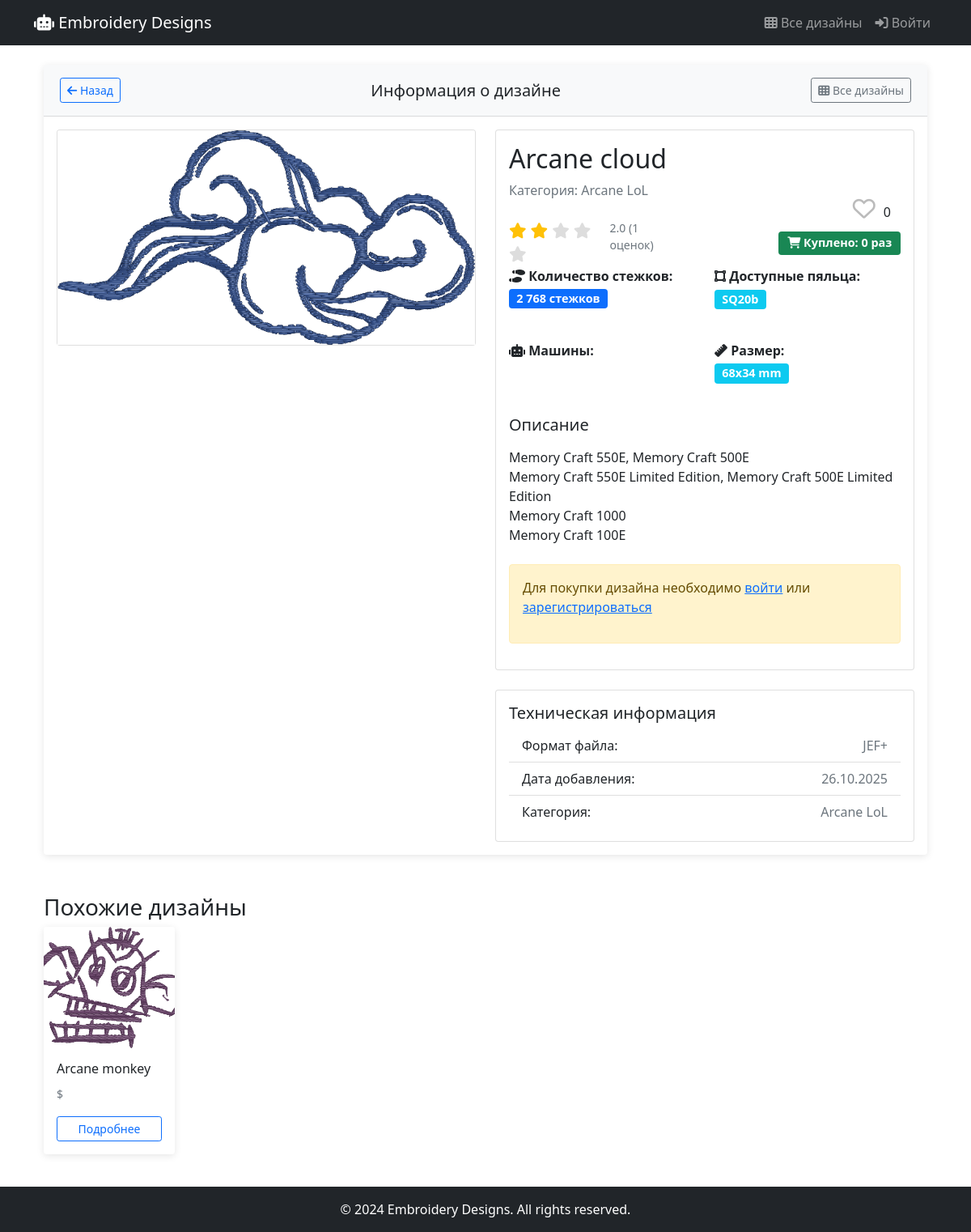
The app's page /design/3/, older data.
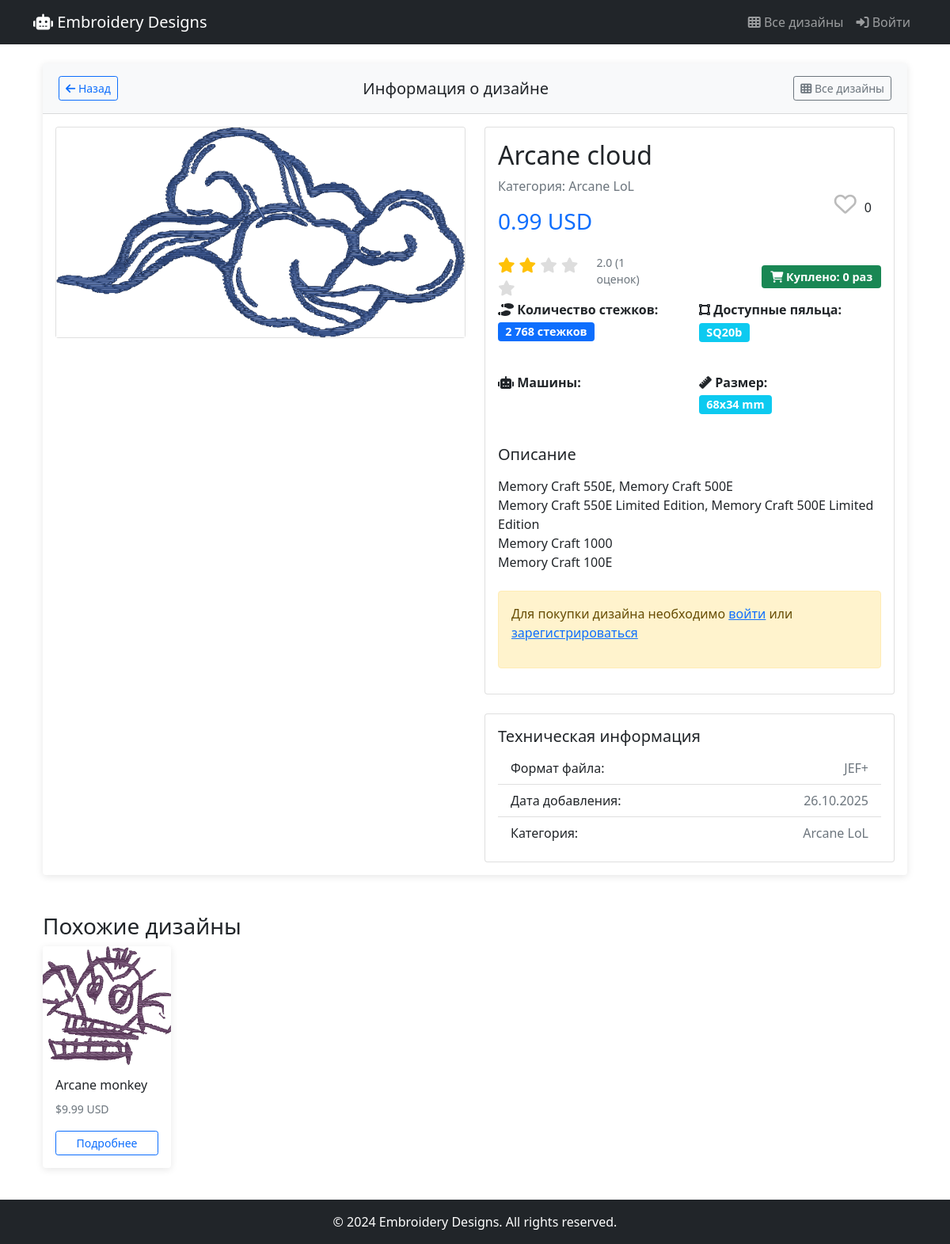
The same page, newer data.
### designs/models.py (models this page shows, shortened)
class Design(models.Model):
    title = models.CharField(max_length=200)
    description = models.TextField()
    category = models.ForeignKey(
        Category,
        on_delete=models.CASCADE,
        related_name='designs'
    )
    machine_types = models.ManyToManyField(
        MachineType,
        related_name='designs',
        blank=True
    )
    design_width = models.IntegerField(help_text="Ширина дизайна в мм", default=100)
    design_height = models.IntegerField(help_text="Высота дизайна в мм", default=100)
    stitch_count = models.IntegerField(default=0, help_text="Общее количество стежков в дизайне")
    design_size = models.CharField(max_length=100, help_text="Размер дизайна в мм (например: 100x100)",
                                    blank=True, default="100x100")
    compatible_hoops = models.ManyToManyField(
        HoopSize,
        blank=True,
        verbose_name="Совместимые пяльца",
        help_text="Выберите пяльца, для которых подходит этот дизайн"
    )
    image_preview = models.ImageField(upload_to='designs/previews/')
    plus_storage = PlusFriendlyStorage()
    design_file = models.FileField(upload_to=upload_to_original, storage=plus_storage,
                                    validators=[validate_embroidery_file])
    created_at = models.DateTimeField(auto_now_add=True)
    updated_at = models.DateTimeField(auto_now=True)
    is_active = models.BooleanField(default=True)
    class Meta:
        ordering = ['-created_at']
    def get_stitch_count_display(self):
        if self.stitch_count >= 1000:
            return f"{self.stitch_count:,} стежков".replace(',', ' ')
        return f"{self.stitch_count} стежков"
    def get_file_extension(self):
        if self.design_file:
            return os.path.splitext(self.design_file.name)[1].upper().replace('.', '')
        return ""
    def get_rating_stats(self):
        ratings = DesignRating.objects.filter(design=self)
        if not ratings.exists():
            return {'average': 0, 'count': 0, 'distribution': {i: 0 for i in range(1,6)}}
        total = ratings.count()
        average = sum(r.rating for r in ratings) / total
        distribution = {i: ratings.filter(rating=i).count() for i in range(1,6)}
        return {'average': round(average,1), 'count': total, 'distribution': distribution}
    def get_purchase_count(self):
        from payments.models import Purchase
        return Purchase.objects.filter(design=self).count()

class Category(models.Model):
    name = models.CharField(max_length=100)
    slug = models.SlugField(unique=True)

### payments/models.py (models this page shows)
class Price(models.Model):
    design = models.OneToOneField(
        'designs.Design',
        on_delete=models.CASCADE,
        related_name='price'
    )
    amount = models.DecimalField(max_digits=10, decimal_places=2)
    currency = models.CharField(max_length=10, default='USD')
    def __str__(self):
        return f"{self.amount} {self.currency}"

### designs/views.py (the view)
# urls.py: path('design/<int:design_id>/', views.item_info, name='item_info'),
def item_info(request, design_id):
    design = get_object_or_404(Design, id=design_id, is_active=True)
    purchased = False
    is_favorite = False
    if request.user.is_authenticated:
        purchased = Purchase.objects.filter(user=request.user, design=design).exists()
        is_favorite = FavoriteDesign.objects.filter(
            user=request.user,
            design=design
        ).exists()
    price_data = get_final_price(design)
    similar_designs = Design.objects.filter(
        category=design.category,
        is_active=True
    ).exclude(id=design.id)[:6]  # ограничиваем до 6 штук
    context = {
        'design': design,
        'purchased': purchased,
        'is_favorite': is_favorite,
        'price_data': price_data,
        'similar_designs': similar_designs,  # добавили переменную
    }
    return render(request, 'designs/item_info.html', context)

### designs/templates/designs/item_info.html (shortened to what the changed rows need)
{% extends 'base.html' %}
{% load static %}
{% block content %}
<div class="container">
    <div class="row">
        <div class="col-12">
            <div class="card">
                <div class="card-body">
                    <div class="row">
                        <div class="col-md-6">
                            <div class="card">
                                <img src="{{ design.image_preview.url }}" class="card-img-top" alt="{{ design.title }}" style="max-height: 500px; object-fit: contain;">
                            </div>
                        </div>
                        <div class="col-md-6">
                            <div class="card">
                                <div class="card-body">
                                    <h1 class="card-title h2">{{ design.title }}</h1>
                                    <div class="design-card">
                                        <div class="design-like">
                                            <button class="like-btn {% if is_favorite %}active{% endif %}"
                                                    data-id="{{ design.id }}"
                                                    data-is-favorite="{{ is_favorite|yesno:'true,false' }}"
                                                    aria-pressed="{{ is_favorite|yesno:'true,false' }}"
                                                    title="{% if is_favorite %}Убрать из избранного{% else %}Добавить в избранное{% endif %}">
                                                <i class="{% if is_favorite %}fas{% else %}far{% endif %} fa-heart heart-icon" aria-hidden="true"></i>
                                            </button>
                                            <span class="favorites-count">{{ design.favorites.count }}</span>
                                        </div>
                                    </div>
                                    <p class="text-muted">Категория: {{ design.category.name }}</p>
                                    <div class="mb-4">
                                        <h3 class="text-primary">{{ design.price }}</h3>
                                    </div>
                                    <div class="rating-stats mb-4">
                                        <div class="row align-items-center">
                                            <div class="col-md-6">
                                                <div class="purchase-stats text-end">
                                                    <span class="badge bg-success">
                                                        <i class="fas fa-shopping-cart"></i>
                                                        Куплено: {{ design.get_purchase_count }} раз
                                                    </span>
                                                </div>
                                            </div>
                                        </div>
                                        <div class="design-specs mb-4">
                                            <div class="row">
                                                <div class="col-md-6">
                                                    <div class="info-item">
                                                        <strong><i class="fas fa-shoe-prints"></i> Количество стежков:</strong>
                                                        <br>
                                                        <span class="badge bg-primary mt-1">{{ design.get_stitch_count_display }}</span>
                                                    </div>
                                                </div>
                                            </div>
                                        </div>
                                    </div>
                                    <div class="design-info mb-4">
                                        <div class="row">
                                            <div class="col-6">
                                                <div class="info-item">
                                                    <strong><i class="fas fa-ruler"></i> Размер:</strong>
                                                    <br>
                                                    <span class="badge bg-info mt-1">{{ design.design_size }} mm</span>
                                                </div>
                                            </div>
                                        </div>
                                    </div>
                                    <div class="description mb-4">
                                        <h5>Описание</h5>
                                        <p class="card-text">{{ design.description|linebreaks }}</p>
                                    </div>
                                    <div class="action-buttons">
                                        {% if user.is_authenticated %}
                                            {% comment %} {% if purchased %}
                                                <button class="btn btn-success btn-lg w-100" disabled>
                                                    <i class="fas fa-check"></i> Уже куплено
                                                </button>
                                                <div class="text-center mt-2">
                                                    <p>Так же можете:</p>
                                                    <a href="{% url 'my_designs' %}" class="btn btn-outline-primary">
                                                        <i class="fas fa-download"></i> Скачать в личном кабинете
                                                    </a>
                                                </div>
                                            {% else %}
                                                {% if price_data.discount_percent > 0 %}
                                                    <div class="text-center mb-2">
                                                        <span class="text-muted text-decoration-line-through">${{ price_data.base_price }}</span>
                                                        <span class="text-danger fw-bold">${{ price_data.final_price }}</span>
                                                        <span class="badge bg-success">-{{ price_data.discount_percent }}%</span>
                                                    </div>
                                                {% else %}
                                                    <div class="text-center mb-2">
                                                        <span class="fw-bold">${{ price_data.final_price }}</span>
                                                    </div>
                                                {% endif %}
                                                <a href="{% url 'create_payment' design.id %}" class="btn btn-primary btn-lg w-100">
                                                    <i class="fas fa-shopping-cart"></i> Купить
                                                </a>
                                            {% endif %} {% endcomment %}
                                            {% if purchased %}
                                                <button class="btn btn-success btn-lg w-100" disabled>
                                                    <i class="fas fa-check"></i> Уже куплено
                                                </button>
                                                <div class="text-center mt-2">
                                                    <p>Так же можете:</p>
                                                    <a href="{% url 'my_designs' %}" class="btn btn-outline-primary">
                                                        <i class="fas fa-download"></i> Скачать в "мои дизайны"
                                                    </a>
                                                </div>
                                            {% else %}
                                                <a href="{% url 'create_payment' design.id %}" class="btn btn-primary btn-lg w-100">
                                                    <i class="fas fa-shopping-cart"></i> Купить за ${{ price_data.final_price }}
                                                    {% if price_data.discount_percent %}
                                                        <span class="badge bg-success">{{ price_data.discount_percent }}% скидка</span>
                                                    {% endif %}
                                                </a>
                                                <div class="discount">
                                                    {% if price_data.discount_ends_in %}
                                                        <p class="mt-2 text-muted small">
                                                            Скидка действует ещё: {{ price_data.discount_ends_in }}
                                                        </p>
                                                    {% endif %}
                                                </div>
                                            {% endif %}
                                        {% else %}
                                            <div class="alert alert-warning">
                                            </div>
                                        {% endif %}
                                    </div>
                                </div>
                            </div>
                            <div class="card mt-4">
                                <div class="card-body">
                                    <ul class="list-group list-group-flush">
                                        <li class="list-group-item d-flex justify-content-between">
                                            <span>Формат файла:</span>
                                            <span class="text-muted">{{ design.get_file_extension }}</span>
                                        </li>
                                        <li class="list-group-item d-flex justify-content-between">
                                            <span>Дата добавления:</span>
                                            <span class="text-muted">{{ design.created_at|date:"d.m.Y" }}</span>
                                        </li>
                                        <li class="list-group-item d-flex justify-content-between">
                                            <span>Категория:</span>
                                            <span class="text-muted">{{ design.category.name }}</span>
                                        </li>
                                    </ul>
                                </div>
                            </div>
                        </div>
                    </div>
                </div>
            </div>
        </div>
    </div>
    {% if similar_designs %}
    <div class="row mt-5">
        <div class="col-12">
            <div class="row">
                {% for similar in similar_designs %}
                <div class="col-xl-2 col-lg-3 col-md-4 col-sm-6 mb-3">
                    <div class="card h-100">
                        <img src="{{ similar.image_preview.url }}" class="card-img-top" alt="{{ similar.title }}" style="height: 150px; object-fit: cover;">
                        <div class="card-body">
                            <h6 class="card-title">{{ similar.title|truncatewords:4 }}</h6>
                            <p class="card-text"><small class="text-muted">${{ similar.price }}</small></p>
                            <a href="{% url 'item_info' similar.id %}" class="btn btn-sm btn-outline-primary w-100">Подробнее</a>
                        </div>
                    </div>
                </div>
                {% endfor %}
            </div>
        </div>
    </div>
    {% endif %}
</div>
{% endblock %}

Row changes from the older to the newer data that the page shows:
shown differently, row unchanged: Design "Arcane cloud": price (not shown) → "0.99 USD"
changed Design "Arcane monkey": price (not shown) → "9.99 USD"
